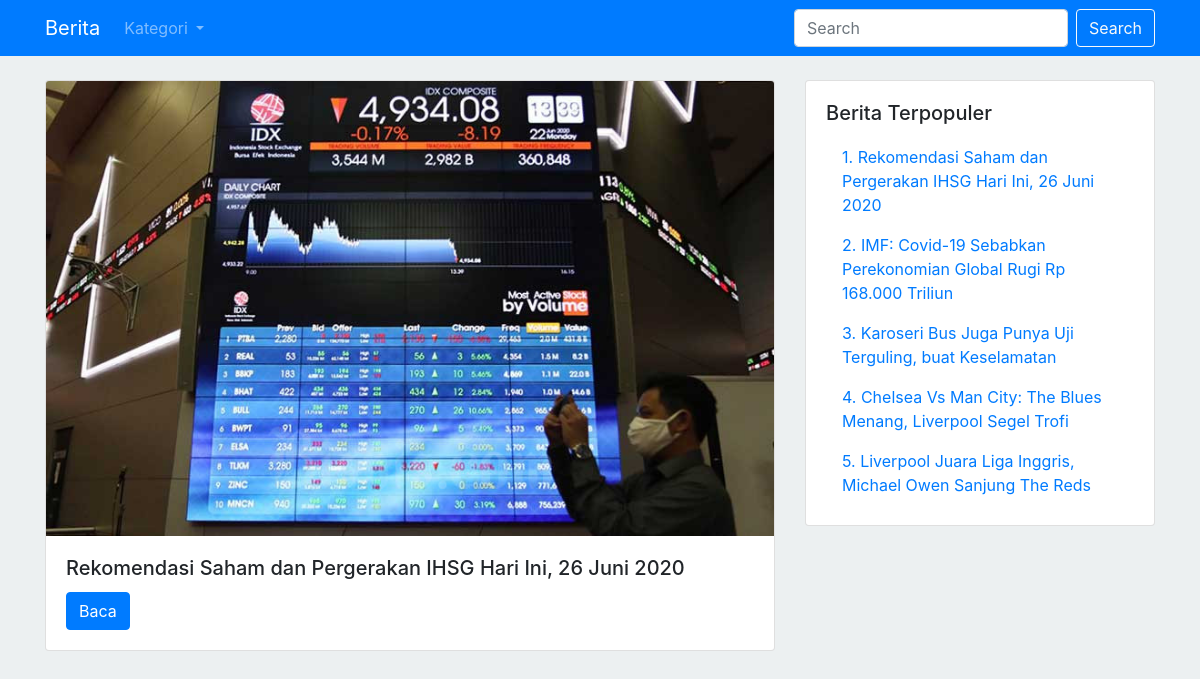
The page / on the database its author committed.
### tables this page shows
CREATE TABLE `berita` (
  `id` int(11) NOT NULL AUTO_INCREMENT,
  `judul` varchar(250) DEFAULT NULL,
  `deskripsi` text,
  `foto` varchar(50) DEFAULT NULL,
  `dibaca` int(11) DEFAULT NULL,
  `tgl_upload` datetime DEFAULT NULL,
  `kategori_id` int(11) DEFAULT NULL,
  PRIMARY KEY (`id`)
);

### index.php (the view, shortened to what this page needs)
<!doctype html>
<html lang="en">
    <head>
        <link rel="stylesheet" href="https://stackpath.bootstrapcdn.com/bootstrap/4.5.0/css/bootstrap.min.css">
        <link rel="stylesheet" href="//cdn.datatables.net/1.10.21/css/jquery.dataTables.min.css">
        <link rel="stylesheet" href="https://adminlte.io/themes/AdminLTE/plugins/bootstrap-wysihtml5/bootstrap3-wysihtml5.min.css">
    </head>
    <body>
        <?php
            $page = @$_GET['p'];
            $page = explode("-", $page);
            if(count($page)>1){
                $page = $page[1];
            }else{
                $page = $page[0];
            }
        ?>
        <?php
            if($page != 'login') {
        ?>
        <nav class="navbar navbar-expand-lg navbar-dark bg-primary">
            <div class="container">
                <a class="navbar-brand" href="?p=beranda">Berita</a>
                <div class="collapse navbar-collapse" id="navbarSupportedContent">
                    <ul class="navbar-nav mr-auto">
                        <?php
                            if(!$_SESSION['email']){
                        ?>
                        <li class="nav-item dropdown">
                            <a class="nav-link dropdown-toggle" href="#" id="navbarDropdown" role="button" data-toggle="dropdown" aria-haspopup="true" aria-expanded="false">
                            Kategori
                            </a>
                        </li>
                        <?php
                            }
                        ?>
                    </ul>
                    <?php
                        if(!$_SESSION['email']){
                    ?>
                    <div class="form-inline my-2 my-lg-0">
                    <input class="form-control mr-sm-2" type="search" id="search" placeholder="Search" aria-label="Search">
                    <button class="btn btn-outline-light my-2 my-sm-0" type="button" id="btnSearch">Search</button>
                    </div>
                    <?php
                        }else{
                    ?>
                    <a href="?p=logout" class="btn btn-outline-light my-2 my-sm-0">Logout</a>
                    <?php
                        }
                    ?>
                </div>
            </div>
        </nav>
        <?php
            }
        ?>
        <div class="container">
            <br>
            <?php include "routes.php" ?>
        </div>
    </body>
</html>

### routes.php (shortened to what this page needs)
<?php
if(isset($_GET["p"])){
    $page = $_GET["p"];
}else{
    $page = 'beranda';
}
switch ($page){
    case "beranda":
        require ("pages/beranda.php");
        break;
}
?>

### pages/beranda.php (shortened to what this page needs)
<?php
    include "./config/config_header.php";
    $queryGet = "SELECT * FROM berita order by dibaca desc limit 1";
    $berita = $conn->query($queryGet);
    $baca = mysqli_fetch_array($berita);
?>
<div class="row">
    <div class="col-md-8">
        <div class="card">
            <img src="upload/<?=$baca['foto']?>" class="card-img-top" alt="">
            <div class="card-body">
                <h5 class="card-title"><?=$baca['judul']?></h5>
                <a href="?p=baca&id=<?=$baca['id']?>" class="btn btn-primary">Baca</a>
            </div>
        </div>
    </div>
    <div class="col-md-4">
        <div class="card">
            <div class="card-body">
                <h5 class="card-title">
                    Berita Terpopuler
                </h5>
                <ul class="nav flex-column" style="margin-left: 0px; padding-left: 0px">
                <?php
                    $no = 1;
                    $sql = "SELECT * FROM berita order by dibaca desc limit 5";
                    $result = $conn->query($sql);
                    if ($result->num_rows > 0) {
                    while($a = $result->fetch_assoc()) { ?>
                        <li class="nav-item">
                            <a class="nav-link" href="?p=baca&id=<?=$a['id']?>"><?=$no?>. <?=$a['judul']?></a>
                        </li>
                <?php
                        $no++;
                        }
                    } else {
                ?>
                    <li class="nav-item">
                        <a class="nav-link active" href="#">Kosong</a>
                    </li>
                <?php
                    }
                ?>
                </ul>
            </div>
        </div>
    </div>
</div>

### index.php (style rules this page uses)
body { background-color: #ecf0f1 !important; }

### rows shown on the page
berita: foto (picture), judul "Rekomendasi Saham dan Pergerakan IHSG Hari Ini, 26 Juni 2020"
berita: judul "IMF: Covid-19 Sebabkan Perekonomian Global Rugi Rp 168.000 Triliun"
berita: judul "Karoseri Bus Juga Punya Uji Terguling, buat Keselamatan"
berita: judul "Chelsea Vs Man City: The Blues Menang, Liverpool Segel Trofi"
berita: judul "Liverpool Juara Liga Inggris, Michael Owen Sanjung The Reds"
